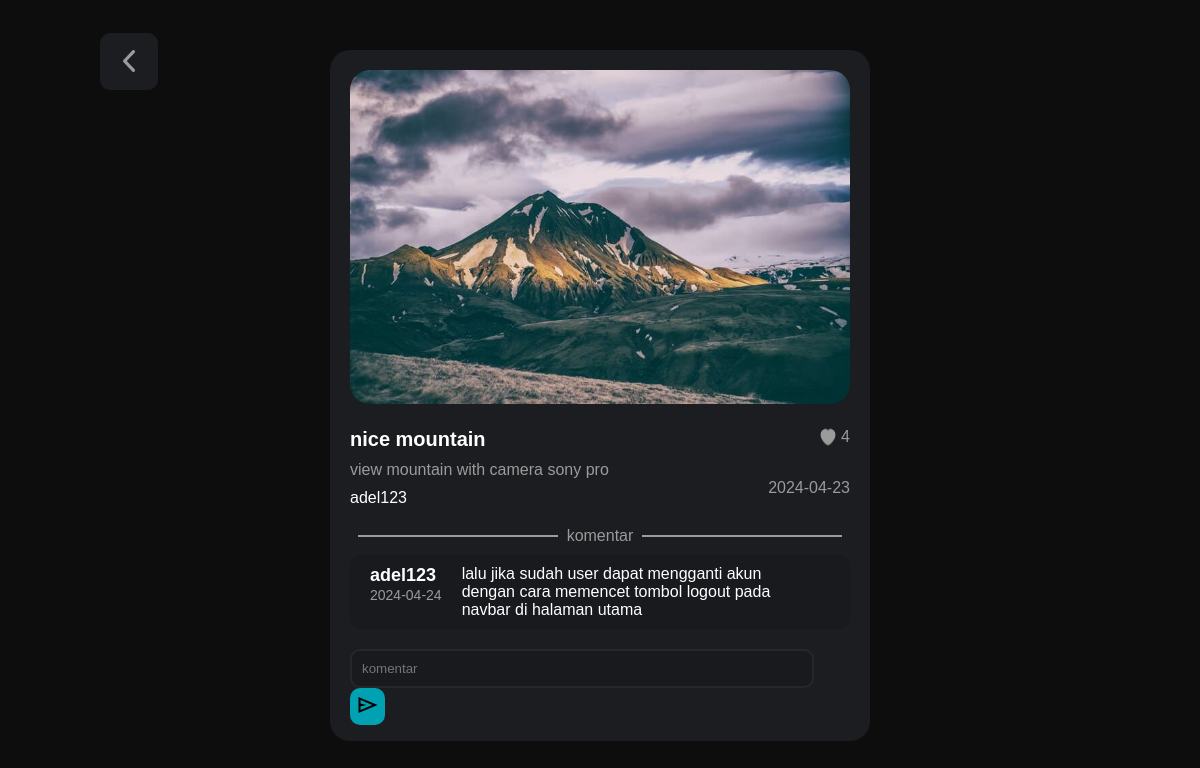
The app's page /preview.php?id=32 (signed in) with its own data.
### tables this page shows
CREATE TABLE `foto` (
  `foto_id` int(11) NOT NULL,
  `judul_foto` varchar(255) NOT NULL,
  `deskripsi_foto` text NOT NULL,
  `tanggal_unggah` date NOT NULL DEFAULT current_timestamp(),
  `lokasi_file` varchar(255) NOT NULL,
  `user_id` int(11) NOT NULL
);

CREATE TABLE `user` (
  `user_id` int(11) NOT NULL,
  `username` varchar(255) NOT NULL,
  `password` varchar(255) NOT NULL,
  `email` varchar(255) NOT NULL,
  `nama_lengkap` varchar(255) NOT NULL,
  `alamat` text NOT NULL
);

CREATE TABLE `komentar_foto` (
  `komentar_id` int(11) NOT NULL,
  `foto_id` int(11) NOT NULL,
  `user_id` int(11) NOT NULL,
  `isi_komentar` text NOT NULL,
  `tanggal_komentar` date NOT NULL DEFAULT current_timestamp()
);

### function.php (called while the page is built, shortened)
<?php
$conn = mysqli_connect("localhost", "root", "", "ujikom_frel");
function query($query) {
	global $conn;
	$result = mysqli_query($conn, $query);
	$rows = [];
	while( $row = mysqli_fetch_assoc($result) ) {
		$rows[] = $row;
	}
	return $rows;
}
function jumlah_like($foto_id){
    global $conn;
    $q = mysqli_query($conn, "SELECT COUNT(*) AS jumlah_like FROM like_foto WHERE foto_id = $foto_id");
    $row = mysqli_fetch_assoc($q);
    return $row['jumlah_like'];
}
?>

### preview.php (the view, shortened to what this page needs)
<?php
require 'function.php';
$foto_id = $_GET["id"];
$foto = query("SELECT * FROM foto WHERE foto_id = $foto_id")[0];
function getkomentar($foto_id)
{
    global $conn;
    $s = mysqli_query($conn, "SELECT * FROM komentar_foto WHERE foto_id = $foto_id");
    return mysqli_fetch_all($s, MYSQLI_ASSOC);
}
$komen = getkomentar($foto['foto_id']);
function nama_user($user_id)
{
    global $conn;
    $r = mysqli_query($conn, "SELECT * FROM user WHERE user_id = $user_id");
    $row = mysqli_fetch_assoc($r);
    return $row['username'];
}
function likeafter($foto_id) {
    global $conn;
    $user_id = $_SESSION["user_id"];
    $query = mysqli_query($conn, "SELECT * FROM like_foto WHERE foto_id = $foto_id AND user_id = $user_id");
    return mysqli_num_rows($query) > 0;
}
?>
<!DOCTYPE html>
<html lang="en">
<head>
    <link rel="stylesheet" href="style.css">
</head>
<body>
    <div class="kembalibutton">
        <a href="index.php">
            <img src="img/backbutton.png" alt="">
        </a>
    </div>
    <div class="bgpre">
        <img src="img/<?= $foto["lokasi_file"]; ?>" alt="">
        <div class="judulpre"><label for="judulpre"><?= $foto["judul_foto"]; ?></label></div>
        <div class="likepre">
            <a href="likepreview.php?foto_id=<?= $foto['foto_id'] ?>">
                <?php if (likeafter($foto['foto_id'])) : ?>
                    <img src="img/like_after.png" alt="">
                <?php else : ?>
                    <img src="img/like_before.png" alt="">
                <?php endif; ?>
                <?= jumlah_like($foto['foto_id']) ?>
            </a>
        </div><br>
        <div class="deskripsipre"><?= $foto["deskripsi_foto"]; ?></div>
        <div class="batas">
            <div class="akunpre"><label for="akunpre"><?= nama_user($foto["user_id"]) ?></label></div>
            <div class="tanggalpre"><?= $foto["tanggal_unggah"]; ?></div>
        </div>
        <div class="garisbatas">
            <hr class="hr1">
            <label for="">komentar</label>
            <hr class="hr2">
        </div>
        <?php if (empty($komen)) : ?>
            <div class="akunkomenpre">
                <p>Belum ada komentar.</p>
            </div>
        <?php else : ?>
            <?php foreach ($komen as $row) : ?>
                <div class="akunkomenpre">
                    <div class="left">
                        <div class="namaakunkomenpre"><label for=""><?= nama_user($row["user_id"]) ?></label></div>
                        <div class="tanggalkomenpre"><label for=""><?= $row['tanggal_komentar'] ?></label></div>
                    </div>
                    <div class="right">
                        <div class="isikomenpre"><label for=""><?= $row['isi_komentar'] ?></label></div>
                    </div>
                </div>
            <?php endforeach; ?>
        <?php endif; ?>
        <div class="formkomen">
            <form action="komen.php" method="post">
                <input type="text" name="isi_komentar" placeholder="komentar">
                <button type="submit" name="submit"><span class="material-symbols-outlined">send</span></button>
            </form>
        </div>
    </div>
</body>
</html>

### style.css (style rules this page uses)
html { scroll-behavior: smooth; }
body { margin: auto; padding-right: 100px; padding-left: 100px; font-family: "Catamaran", sans-serif; background-color: #0d0d0d; }
.garisbatas { display: flex; margin-top: 20px; color: #9B9B9B; }
.garisbatas hr { border: none; height: 2px; background-color: #9B9B9B; }
.garisbatas .hr1 { width: 40%; float: left; }
.garisbatas .hr2 { width: 40%; float: right; }
.kembalibutton { position: fixed; }
.kembalibutton a { padding: 15px; padding-top: 25px; padding-left: 23px; padding-right: 23px; border-radius: 10px; background-color: #1C1D21; }
.kembalibutton a img { width: 12px; }
.bgpre { margin-top: 50px; margin-bottom: 50px; margin-left: auto; margin-right: auto; width: 50%; padding: 20px; border-radius: 20px; background-color: #1C1D21; }
.bgpre img { width: 100%; border-radius: 20px; }
.bgpre .judulpre { margin-top: 20px; float: left; }
.bgpre .judulpre label { color: #ffffff; font-weight: 700; font-size: 20px; }
.bgpre .likepre a { display: flex; text-decoration: none; float: right; margin-top: 20px; color: #9B9B9B; }
.bgpre .likepre a img { margin-right: 5px; }
.bgpre .deskripsipre { float: left; width: 600px; margin-top: 10px; color: #9B9B9B; }
.bgpre .batas { display: flex; justify-content: space-between; clear: both; }
.bgpre .batas .akunpre { float: left; margin-top: 10px; color: #ffffff; }
.bgpre .batas .tanggalpre { color: #9B9B9B; }
.bgpre .akunkomenpre { width: 100%; background-color: #191A1D; border-radius: 10px; margin-top: 10px; display: flex; padding-top: 10px; padding-bottom: 10px; }
.bgpre .akunkomenpre .left { margin-left: 20px; }
.bgpre .akunkomenpre .left .namaakunkomenpre label { color: #ffffff; font-size: 18px; font-weight: 600; }
.bgpre .akunkomenpre .left .tanggalkomenpre label { color: #9B9B9B; font-size: 14px; }
.bgpre .akunkomenpre .right { margin-left: 20px; max-width: 70%; }
.bgpre .akunkomenpre .right .isikomenpre label { word-wrap: break-word; color: #fff; }
.bgpre .formkomen form input { margin-top: 20px; width: 87.98%; background-color: #191A1D; padding: 10px; border: #26272A 2px solid; border-radius: 10px; color: #9B9B9B; }
.bgpre .formkomen form button { margin-bottom: -500px; background-color: #00a1b3; border: none; border-radius: 10px; padding:5px; width: 7%; }

### records on screen
foto: lokasi_file (picture), judul_foto "nice mountain", deskripsi_foto "view mountain with camera sony pro", user.username "adel123", tanggal_unggah "2024-04-23"
komentar_foto: user.username "adel123", tanggal_komentar "2024-04-24", isi_komentar "lalu jika sudah user dapat mengganti akun dengan cara memencet tombol logout pada navbar di halaman utama"

### other values on screen
jumlah_like($foto['foto_id']) "4"
